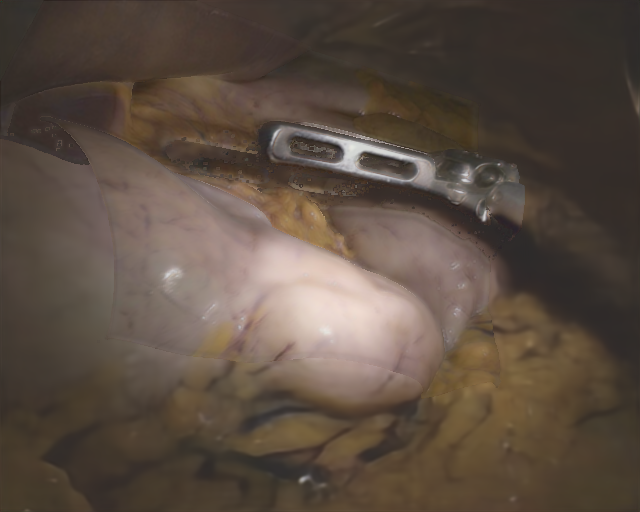
#> input picture latex/figures/post-process/frame_000299_423.png, 640 x 512 px
$ python postprocess.py
#> lines starting #> are read from the running program, lines starting #| are printed output that depends on the picture
#> in process_image, image is the input picture: shape (512, 640, 3); mean B, G, R 66.4, 77.3, 91.3
#!/usr/bin/env python3
"""Conservative reference-free enhancement for endoscopic images."""

from __future__ import annotations

import argparse
from pathlib import Path

import cv2
import numpy as np


DEFAULT_IMAGES = ("frame_000299_423.png", "frame_000299_752.png")


def robust_luminance_stretch(
    image_bgr: np.ndarray,
    low_percentile: float = 1.0,
    high_percentile: float = 99.0,
) -> np.ndarray:
    """Stretch luminance independently while excluding black padding."""
#> called with low_percentile = 1, high_percentile = 99
    ycrcb = cv2.cvtColor(image_bgr, cv2.COLOR_BGR2YCrCb).astype(np.float32)
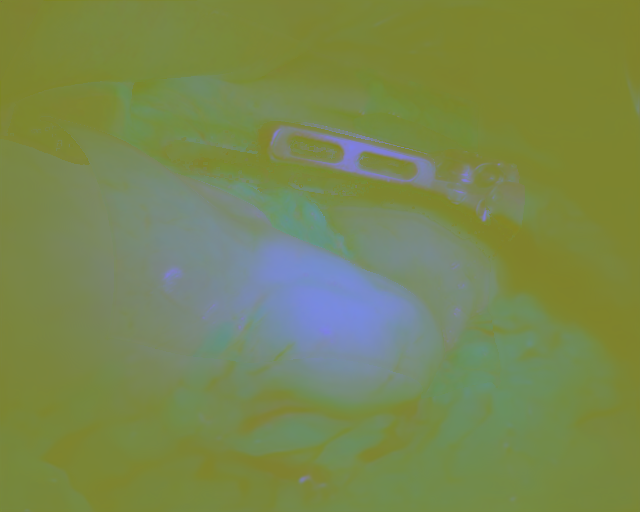
#> ycrcb: shape (512, 640, 3) float32; mean B, G, R 80.3, 136, 120.1
    luminance = ycrcb[:, :, 0]
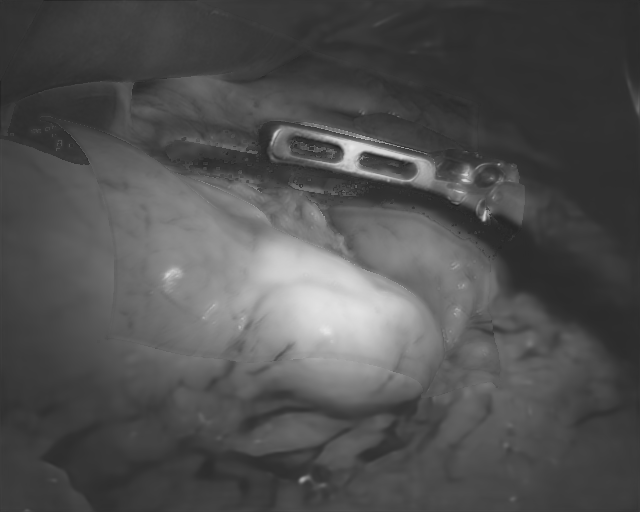
#> luminance: shape (512, 640) float32; min 33, max 230, mean 80.3
    valid = np.max(image_bgr, axis=2) > 5
#> valid: shape (512, 640) bool; every value is 1
    samples = luminance[valid] if np.any(valid) else luminance.reshape(-1)
    low, high = np.percentile(samples, [low_percentile, high_percentile])
#> low = 44; high = 208

    if high > low + 1e-6:
        stretched = (luminance - low) * (245.0 / (high - low)) + 5.0
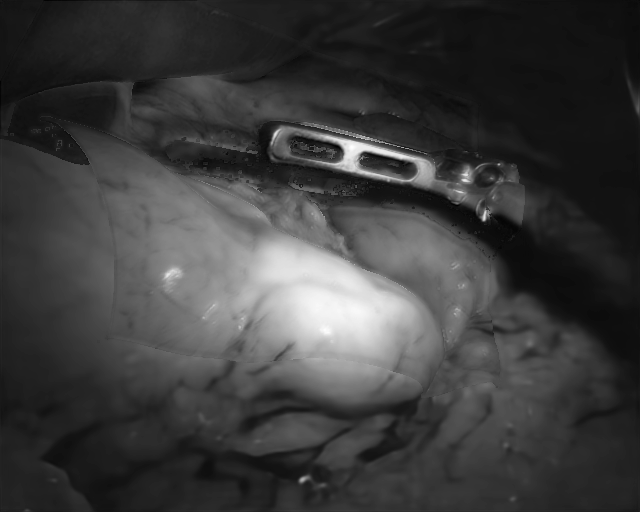
#> stretched: shape (512, 640) float32; min -11.43, max 282.9, mean 59.2; drawn with min black and max white
        ycrcb[:, :, 0] = np.where(valid, np.clip(stretched, 0, 255), luminance)
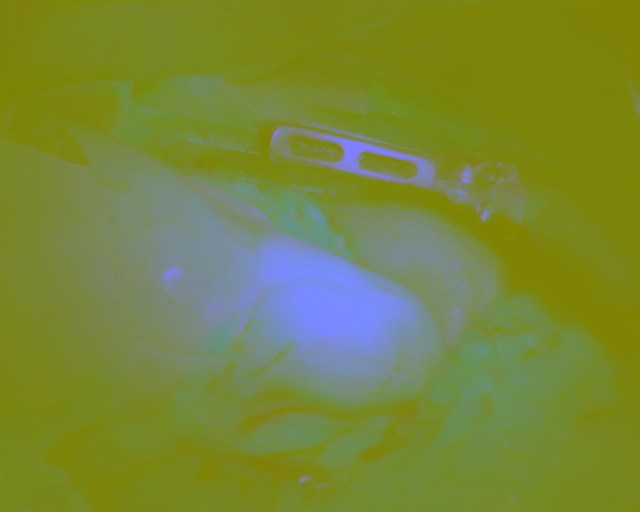
#> ycrcb: shape (512, 640, 3) float32; mean B, G, R 59.1, 136, 120.1

    return cv2.cvtColor(ycrcb.astype(np.uint8), cv2.COLOR_YCrCb2BGR)
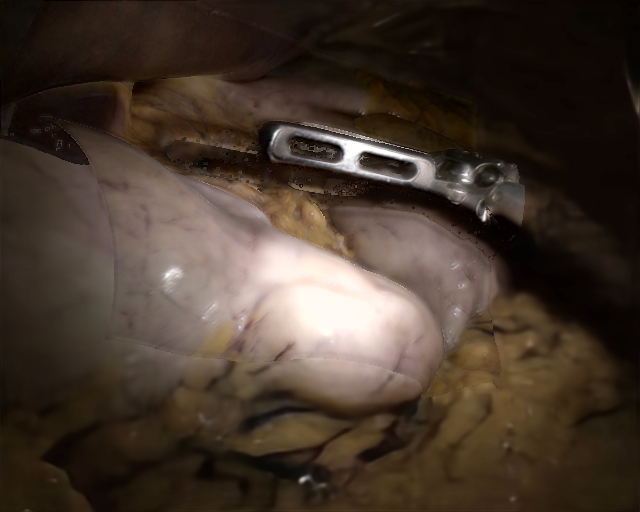
#> returned value: shape (512, 640, 3); mean B, G, R 44.7, 55.7, 69.3


def enhance_saturation(image_bgr: np.ndarray, factor: float = 1.05) -> np.ndarray:
    """Apply a small reference-free saturation increase."""
#> called with factor = 1.05
    hsv = cv2.cvtColor(image_bgr, cv2.COLOR_BGR2HSV).astype(np.float32)
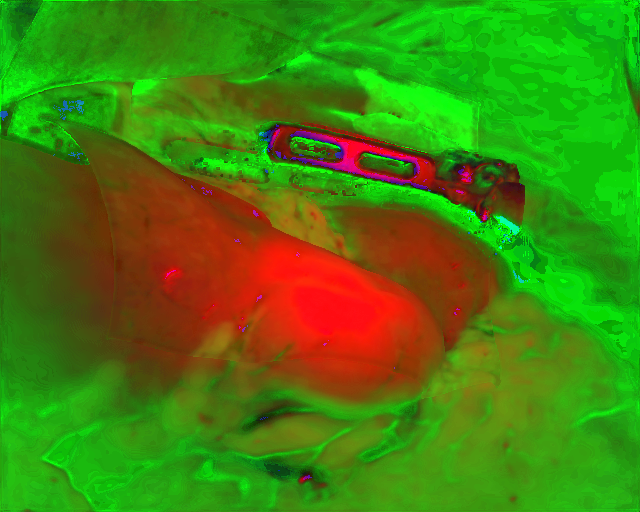
#> hsv: shape (512, 640, 3) float32; mean B, G, R 13.9, 128.9, 69.4
    hsv[:, :, 1] = np.clip(hsv[:, :, 1] * factor, 0, 255)
    return cv2.cvtColor(hsv.astype(np.uint8), cv2.COLOR_HSV2BGR)


def unsharp_luminance(
    image_bgr: np.ndarray,
    sigma: float = 0.9,
    amount: float = 0.15,
    threshold: float = 2.0,
) -> np.ndarray:
    """Sharpen luminance mildly without amplifying low-amplitude noise."""
#> called with sigma = 0.9, amount = 0.15, threshold = 2
    ycrcb = cv2.cvtColor(image_bgr, cv2.COLOR_BGR2YCrCb)
#> ycrcb: shape (512, 640, 3); mean of channels 0, 1, 2 57.5, 136.4, 119.9
    luminance = ycrcb[:, :, 0].astype(np.float32)
    blurred = cv2.GaussianBlur(luminance, (0, 0), sigma)
    detail = luminance - blurred
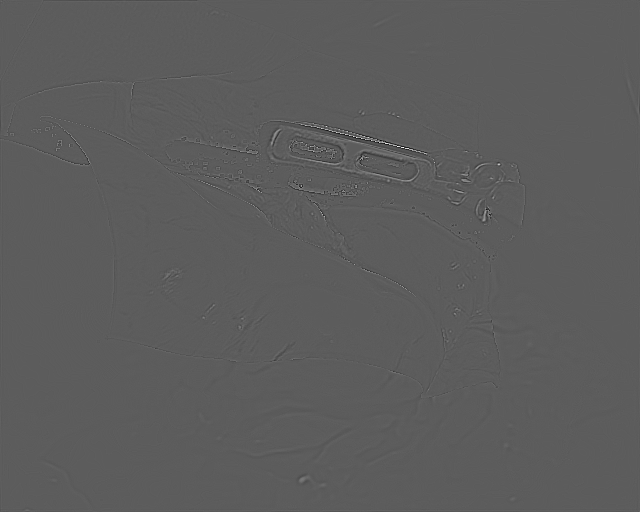
#> detail: shape (512, 640) float32; min -60.46, max 105.9, mean 0; drawn with min black and max white
    detail[np.abs(detail) < threshold] = 0.0
    ycrcb[:, :, 0] = np.clip(luminance + amount * detail, 0, 255).astype(np.uint8)
#> ycrcb: shape (512, 640, 3); mean of channels 0, 1, 2 57.5, 136.4, 119.9
    return cv2.cvtColor(ycrcb, cv2.COLOR_YCrCb2BGR)


def enhance(image_bgr: np.ndarray) -> np.ndarray:
    output = robust_luminance_stretch(image_bgr)
    output = enhance_saturation(output)
    return unsharp_luminance(output)


def process_image(input_path: Path, output_dir: Path) -> Path:
    image = cv2.imread(str(input_path), cv2.IMREAD_COLOR)
    if image is None:
        raise FileNotFoundError(input_path)

    output_path = output_dir / f"{input_path.stem}_enhanced.png"
    if not cv2.imwrite(str(output_path), enhance(image)):
        raise OSError(f"Failed to write {output_path}")
    return output_path


def parse_args() -> argparse.Namespace:
    script_dir = Path(__file__).resolve().parent
    parser = argparse.ArgumentParser(description=__doc__)
    parser.add_argument(
        "images",
        nargs="*",
        type=Path,
        default=[script_dir / name for name in DEFAULT_IMAGES],
        help="input images; defaults to the two frame_000299 images",
    )
    parser.add_argument(
        "--output-dir",
        type=Path,
        default=script_dir,
        help="directory for *_enhanced.png outputs",
    )
    return parser.parse_args()


def main() -> None:
    args = parse_args()
    args.output_dir.mkdir(parents=True, exist_ok=True)
    for image_path in args.images:
        output_path = process_image(image_path.resolve(), args.output_dir.resolve())
        print(f"Saved: {output_path}")
#| Saved: latex/figures/post-process/frame_000299_423_enhanced.png
#> pass 2 of the loop in main, `for image_path in args.images:`:
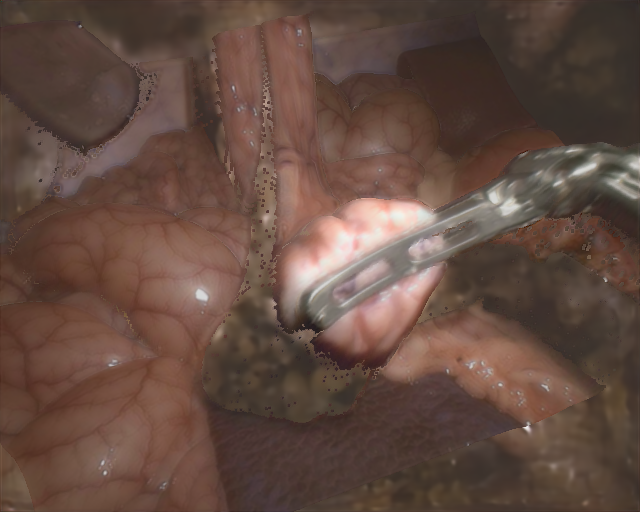
#> input picture latex/figures/post-process/frame_000299_752.png, 640 x 512 px
#> in process_image, image is the input picture: shape (512, 640, 3); mean B, G, R 65.5, 75.5, 99.6
#> in robust_luminance_stretch (call 2), `luminance = ycrcb[:, :, 0]`:
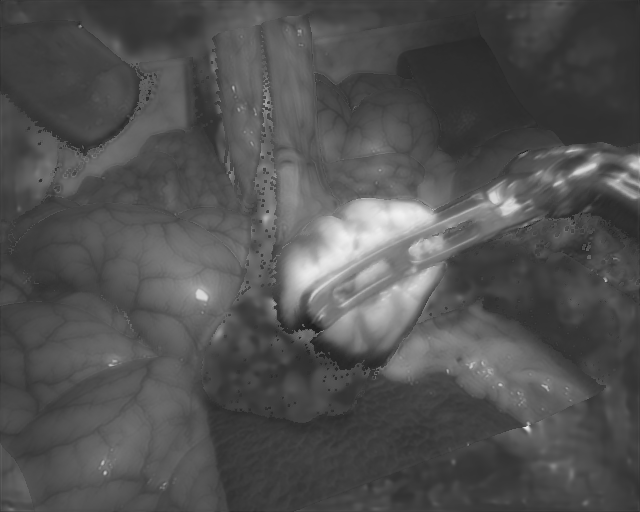
#> luminance: shape (512, 640) float32; min 29, max 241, mean 81.5
#> low = 45
#> in unsharp_luminance (call 2), `detail = luminance - blurred`:
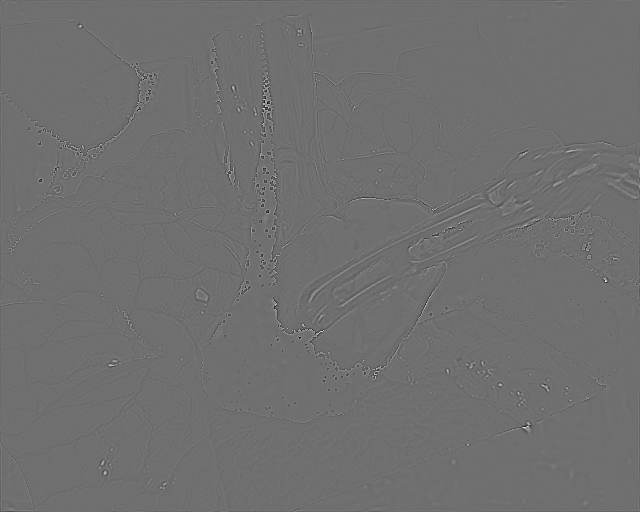
#> detail: shape (512, 640) float32; min -67.46, max 86.51, mean 0; drawn with min black and max white
#| Saved: latex/figures/post-process/frame_000299_752_enhanced.png


if __name__ == "__main__":
    main()
